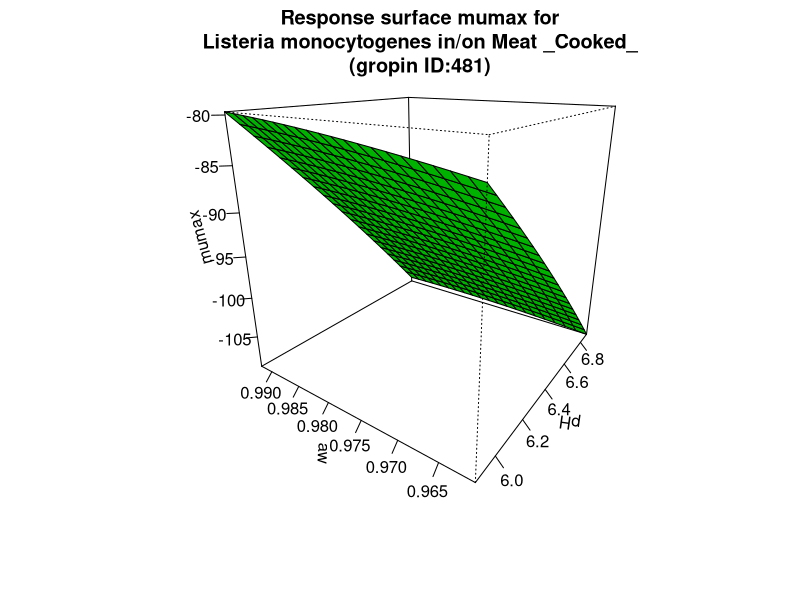

The R source for this figure:
#############################
# start of Parameter script
#############################
pH <- seq(5.87587,6.88311688311688,length.out=21)
aw <- seq(0.96096,0.992007992007992,length.out=21)
#############################
# end of Parameter script
#############################
############################# 
# start of Model script Gropin ID 481 
#############################
 
# constant coefficients for this model
 
variables <- data.frame(pH,aw)
argumentsPar <- expand.grid(variables)
 
# heart of the model
response_surface <- function(pH,aw) {
   mumax <-(-1892+81.006*pH+3270*aw+(-79.839)*pH*aw+(-2.3715)*(pH^2)+(-1382.3)*(aw^2))

return(mumax=mumax)
} 

# output parameters
responseSurface <- cbind(argumentsPar,response_surface(argumentsPar['pH'],argumentsPar['aw']))
colnames(responseSurface) <- c(colnames(argumentsPar),'mumax')
#############################
# End of Model script
#############################
############################# 
# start of Visualisation script Gropin ID 481 
#############################
persp(pH,aw,matrix(unlist(responseSurface$'mumax'),nrow=21),col = 'green',xlab='pH',ylab='aw',zlab='mumax',main='Response surface mumax for
Listeria monocytogenes in/on Meat _Cooked_
(gropin ID:481)',theta=305,phi=20,shade=0.25,ticktype = 'detailed')
#############################
# End of Visualisation script
#############################
